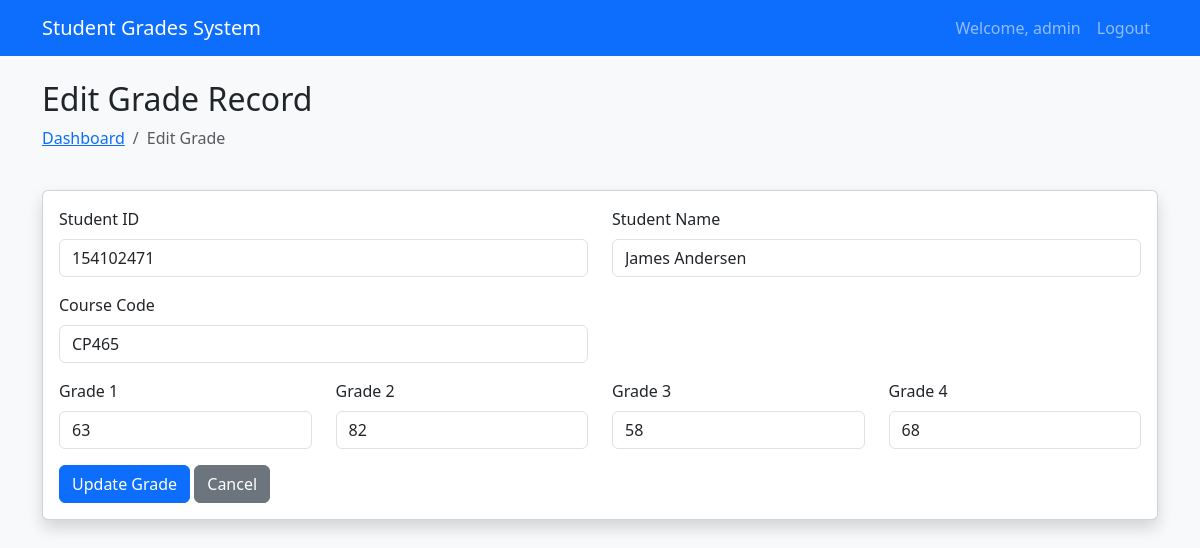
Screenshot of /edit_grade.php?id=4 (signed in) with the database file from the repository.
### tables this page shows
CREATE TABLE IF NOT EXISTS course_table (
    id INT AUTO_INCREMENT PRIMARY KEY,
    student_id INT NOT NULL,
    course_code VARCHAR(10) NOT NULL,
    grade1 INT NOT NULL,
    grade2 INT NOT NULL,
    grade3 INT NOT NULL,
    grade4 INT NOT NULL,
    FOREIGN KEY (student_id) REFERENCES name_table(student_id)
);

CREATE TABLE IF NOT EXISTS name_table (
    student_id INT PRIMARY KEY,
    student_name VARCHAR(100) NOT NULL
);

### edit_grade.php (the view, shortened to what this page needs)
<?php
require_once 'db_connect.php';
$recordId = $_GET['id'];
try {
    $query = $pdo->prepare("SELECT c.*, n.student_name
                            FROM course_table c
                            JOIN name_table n ON c.student_id = n.student_id
                            WHERE c.id = ?");
    $query->execute([$recordId]);
    $gradeRecord = $query->fetch();
} catch (PDOException $e) {
    $errorMessage = "Error fetching record: " . $e->getMessage();
}
?>
<!DOCTYPE html>
<html lang="en">
<head>
    <link rel="stylesheet" href="https://cdnjs.cloudflare.com/ajax/libs/bootstrap/5.3.0/css/bootstrap.min.css">
</head>
<body class="bg-light">
    <nav class="navbar navbar-expand-lg navbar-dark bg-primary mb-4">
        <div class="container">
            <a class="navbar-brand" href="dashboard.php">Student Grades System</a>
            <div class="collapse navbar-collapse">
                <ul class="navbar-nav ms-auto">
                    <li class="nav-item">
                        <span class="nav-link">Welcome, <?php echo htmlspecialchars($_SESSION['username']); ?></span>
                    </li>
                    <li class="nav-item">
                        <a class="nav-link" href="logout.php">Logout</a>
                    </li>
                </ul>
            </div>
        </div>
    </nav>
    <div class="container">
        <div class="row mb-4">
            <div class="col">
                <h2>Edit Grade Record</h2>
                <nav aria-label="breadcrumb">
                    <ol class="breadcrumb">
                        <li class="breadcrumb-item"><a href="dashboard.php">Dashboard</a></li>
                        <li class="breadcrumb-item active" aria-current="page">Edit Grade</li>
                    </ol>
                </nav>
            </div>
        </div>
        <div class="card shadow">
            <div class="card-body">
                <form method="POST" action="">
                    <div class="row mb-3">
                        <div class="col-md-6">
                            <label class="form-label">Student ID</label>
                            <input type="text" class="form-control" value="<?php echo htmlspecialchars($gradeRecord['student_id']); ?>" readonly>
                        </div>
                        <div class="col-md-6">
                            <label class="form-label">Student Name</label>
                            <input type="text" class="form-control" value="<?php echo htmlspecialchars($gradeRecord['student_name']); ?>" readonly>
                        </div>
                    </div>
                    <div class="row mb-3">
                        <div class="col-md-6">
                            <label class="form-label">Course Code</label>
                            <input type="text" class="form-control" value="<?php echo htmlspecialchars($gradeRecord['course_code']); ?>" readonly>
                        </div>
                    </div>
                    <div class="row mb-3">
                        <div class="col-md-3">
                            <label for="grade1" class="form-label">Grade 1</label>
                            <input type="number" class="form-control" id="grade1" name="grade1" value="<?php echo htmlspecialchars($gradeRecord['grade1']); ?>" min="0" max="100" required>
                        </div>
                        <div class="col-md-3">
                            <label for="grade2" class="form-label">Grade 2</label>
                            <input type="number" class="form-control" id="grade2" name="grade2" value="<?php echo htmlspecialchars($gradeRecord['grade2']); ?>" min="0" max="100" required>
                        </div>
                        <div class="col-md-3">
                            <label for="grade3" class="form-label">Grade 3</label>
                            <input type="number" class="form-control" id="grade3" name="grade3" value="<?php echo htmlspecialchars($gradeRecord['grade3']); ?>" min="0" max="100" required>
                        </div>
                        <div class="col-md-3">
                            <label for="grade4" class="form-label">Grade 4</label>
                            <input type="number" class="form-control" id="grade4" name="grade4" value="<?php echo htmlspecialchars($gradeRecord['grade4']); ?>" min="0" max="100" required>
                        </div>
                    </div>
                    <div class="row">
                        <div class="col">
                            <button type="submit" class="btn btn-primary">Update Grade</button>
                            <a href="dashboard.php" class="btn btn-secondary">Cancel</a>
                        </div>
                    </div>
                </form>
            </div>
        </div>
    </div>
</body>
</html>

### rows the page displays
course_table: student "154102471", student.student_name "James Andersen", course_code "CP465", grade1 "63", grade2 "82", grade3 "58", grade4 "68"

### other values shown
$_SESSION['username'] "admin"
